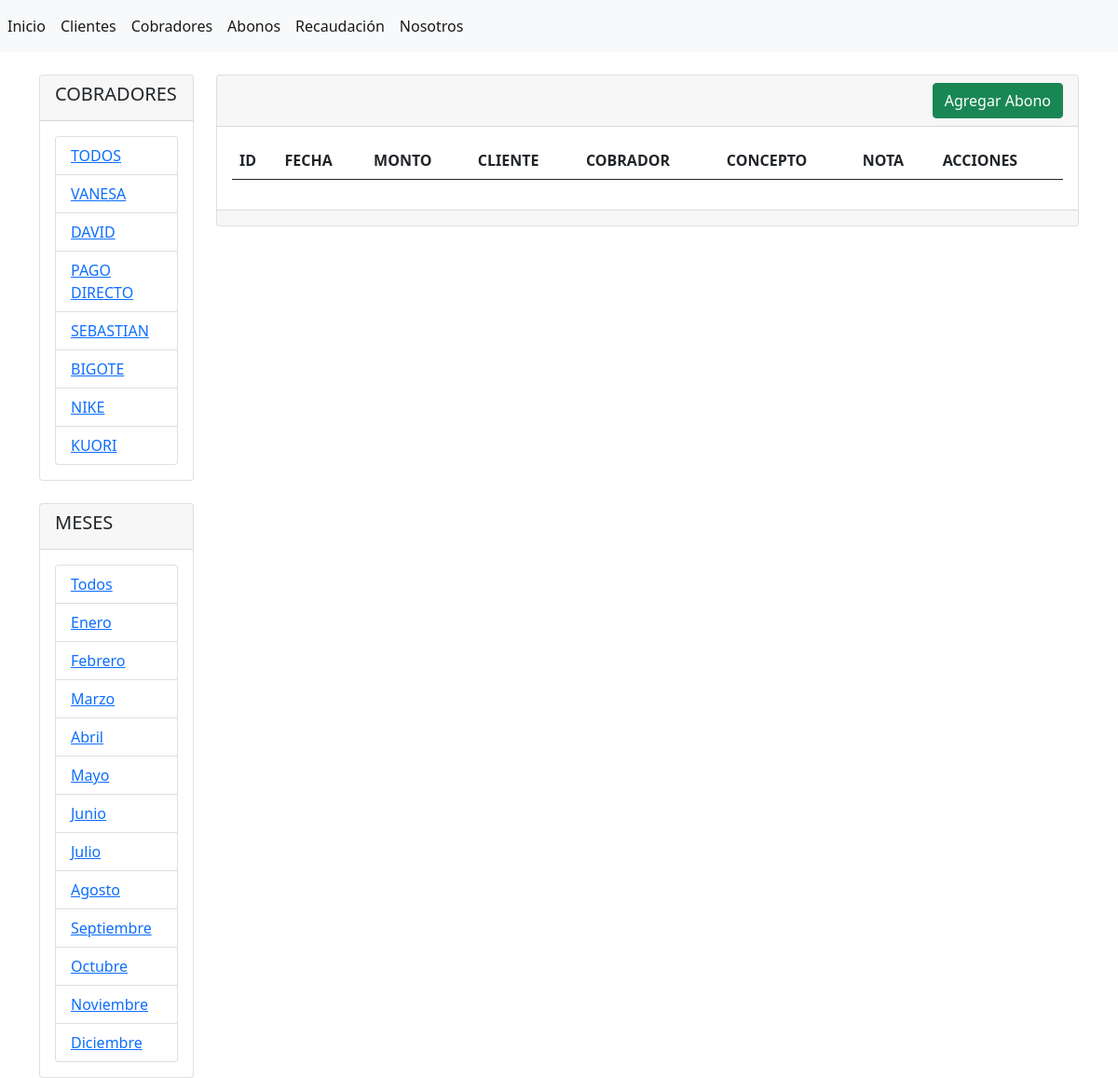
The app's page /abonos/?query_cliente=280, older data.
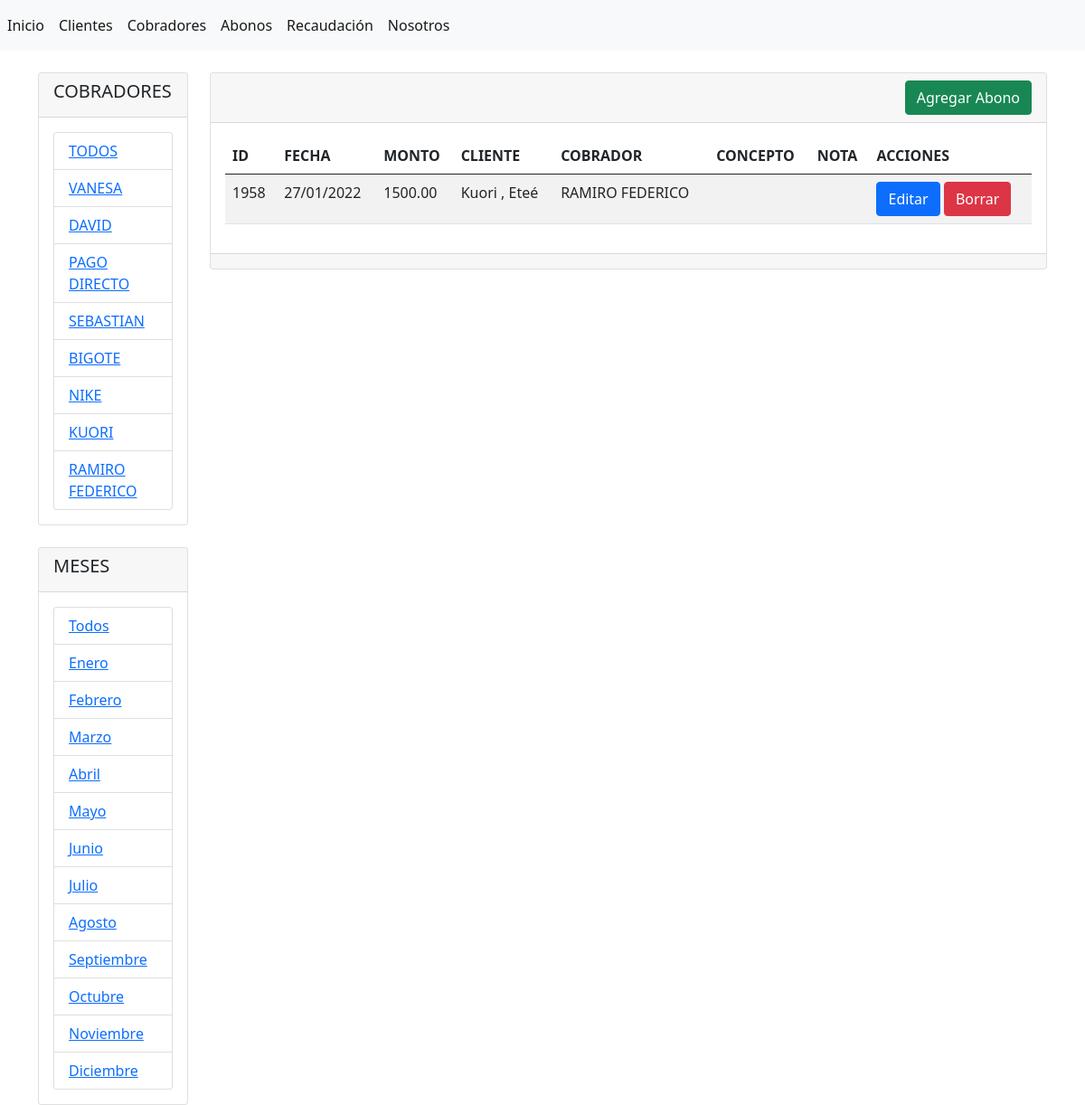
The same page, newer data.
### abonos/models.py (models this page shows, shortened)
class Cobrador(models.Model):
    nombre = models.CharField(max_length=45, verbose_name="nombre")
    creado = models.DateTimeField(auto_now_add=True)
    modificado = models.DateTimeField(auto_now=True)
    activo = models.BooleanField(default=True, verbose_name="activo")
    usuario = models.ForeignKey(User,null=True, on_delete=SET_NULL)

class Abono(models.Model):
    cliente = models.ForeignKey(
        'Cliente',
        null=True,
        on_delete=SET_NULL
        )
    cobrador = models.ForeignKey(
        'Cobrador',
        null=True,
        on_delete=SET_NULL
        )
    fecha = models.DateField(
        blank=True,
        null=True,
        verbose_name="fecha"
        )
    monto = models.DecimalField(
        max_digits=10,
        decimal_places=2,
        default=0.00,
        verbose_name="monto"
        )
    nota = models.CharField(
        max_length=100,
        blank=True,
        verbose_name="nota"
        )
    concepto = models.CharField(
        max_length=20,
        blank=True,
        verbose_name="concepto"
        )

class Cliente(models.Model):
    apellido = models.CharField(max_length=45, verbose_name="apellido")
    nombre = models.CharField(max_length=45, verbose_name="nombre")
    creado = models.DateTimeField(auto_now_add=True)
    modificado = models.DateTimeField(auto_now=True)
    activo = models.BooleanField(default=True, verbose_name="activo")

### abonos/views.py (the view)
# urls.py: path('abonos/', views.abonos, name='abonos'),
def abonos(request):
    if request.GET.get('query_cobrador') != None:
        query_cobrador = request.GET.get('query_cobrador')
        abonos = Abono.objects.filter(cobrador__id = query_cobrador)
    if request.GET.get('query_mes') != None:
        query_mes = request.GET.get('query_mes')
        abonos = Abono.objects.filter(fecha__month = query_mes)
    if request.GET.get('query_cliente') != None:
        query_cliente = request.GET.get('query_cliente')
        abonos = Abono.objects.filter(cliente__id = query_cliente)
    if request.GET.get('query_cliente') == None and request.GET.get('query_cobrador') == None and request.GET.get('query_mes') == None:
        abonos = Abono.objects.all()
    cobradores = Cobrador.objects.all()
    return render(request, 'abonos/index.html', {'abonos': abonos,
    'cobradores': cobradores
    })

### abonos/templates/abonos/index.html (shortened to what this page needs)
{% extends "base.html" %}
{% block sidebar %}
<div class="card">
    <div class="card-header">
        <h5>COBRADORES</h5>
    </div>
    <div class="card-body">
        <div class="list-group">
            <li class="list-group-item"><a href="{% url 'abonos' %}">TODOS</a></li>
            {% for cobrador in cobradores %}
            <li class="list-group-item"><a href="{% url 'abonos' %}?query_cobrador={{cobrador.id}}">{{ cobrador.nombre }}</a></li>
            {% endfor %}
        </div>
    </div>
</div>
<br>
<div class="card">
    <div class="card-header">
        <h5>MESES</h5>
    </div>
    <div class="card-body">
        <div class="list-group">
            <li class="list-group-item"><a href="{% url 'abonos' %}">Todos</a></li>
            <li class="list-group-item"><a href="{% url 'abonos' %}?query_mes=01">Enero</a></li>
            <li class="list-group-item"><a href="{% url 'abonos' %}?query_mes=02">Febrero</a></li>
            <li class="list-group-item"><a href="{% url 'abonos' %}?query_mes=03">Marzo</a></li>
            <li class="list-group-item"><a href="{% url 'abonos' %}?query_mes=04">Abril</a></li>
            <li class="list-group-item"><a href="{% url 'abonos' %}?query_mes=05">Mayo</a></li>
            <li class="list-group-item"><a href="{% url 'abonos' %}?query_mes=06">Junio</a></li>
            <li class="list-group-item"><a href="{% url 'abonos' %}?query_mes=07">Julio</a></li>
            <li class="list-group-item"><a href="{% url 'abonos' %}?query_mes=08">Agosto</a></li>
            <li class="list-group-item"><a href="{% url 'abonos' %}?query_mes=09">Septiembre</a></li>
            <li class="list-group-item"><a href="{% url 'abonos' %}?query_mes=10">Octubre</a></li>
            <li class="list-group-item"><a href="{% url 'abonos' %}?query_mes=11">Noviembre</a></li>
            <li class="list-group-item"><a href="{% url 'abonos' %}?query_mes=12">Diciembre</a></li>
        </div>
    </div>
</div>
{% endblock %}
{% block contenido %}
<div class="card">
    <div class="card-header d-flex justify-content-end">
        <a name="" id="" class="btn btn-success" href="{% url 'agregar_abono' %}" role="button">Agregar Abono</a>
    </div>
    <div class="card-body">
        <table class="table table-striped table-hover">
            <thead>
                <tr>
                    <th>ID</th>
                    <th>FECHA</th>
                    <th>MONTO</th>
                    <th>CLIENTE</th>
                    <th>COBRADOR</th>
                    <th>CONCEPTO</th>
                    <th>NOTA</th>
                    <th>ACCIONES</th>
                </tr>
            </thead>
            <tbody>
                {% for abono in abonos %}
                <tr>
                    <td>{{ abono.id }}</td>
                    <td>{{ abono.fecha|date:"d/m/Y" }}</td>
                    <td>{{ abono.monto }}</td>
                    <td>{{ abono.cliente.apellido }} , {{ abono.cliente.nombre }}</td>
                    <td>{{ abono.cobrador.nombre }}</td>
                    <td>{{ abono.concepto }}</td>
                    <td>{{ abono.nota }}</td>
                    <td><a name="" id="" class="btn btn-primary" href="{% url 'editar_abono' abono.id%}" role="button">Editar</a>
                        <a name="" id="" class="btn btn-danger" href="{% url 'eliminar_abono' abono.id %}" role="button">Borrar</a></td>
                </tr>
                {% endfor %}
            </tbody>
        </table>
    </div>
    <div class="card-footer text-muted">
    </div>
</div>
{% endblock %}

Row changes from the older to the newer data that the page shows:
added Cobrador: nombre "RAMIRO FEDERICO"
added Abono: id "1958", fecha "27/01/2022", monto "1500.00", cliente.apellido "Kuori", cliente.nombre "Eteé", cobrador.nombre "RAMIRO FEDERICO"
